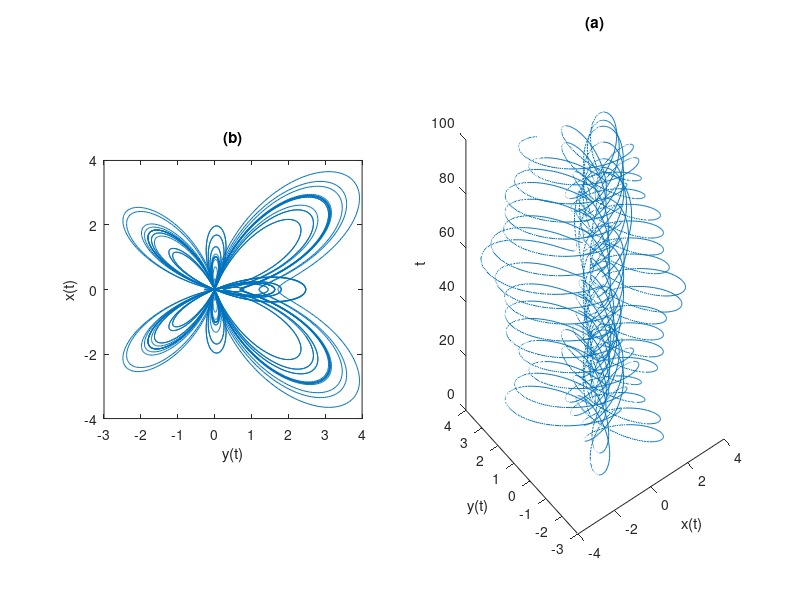

This chart was generated by the following MATLAB code:
function Atv5_5(inc, tMin, tMax)
	% Não precisa de valores de entrada
	if nargin < 1, inc = .01; end
	if nargin < 2, tMin = 0; tMax = 100; end
	clc

	x = @(t) sin(t).*(exp(1).^(cos(t))-2*cos(4*t)-sin(t/12).^5);
	y = @(t) cos(t).*(exp(1).^(cos(t))-2*cos(4*t)-sin(t/12).^5);
	t = tMin:inc:tMax;
	subplot(1, 2, 2);
	plot3(x(t), y(t), t);
	title('(a)')
	xlabel('x(t)')
	ylabel('y(t)')
	zlabel('t')
	subplot(1, 2, 1);
	plot(y(t), x(t))
	axis square
	title('(b)')
	xlabel('y(t)')
	ylabel('x(t)')
end
